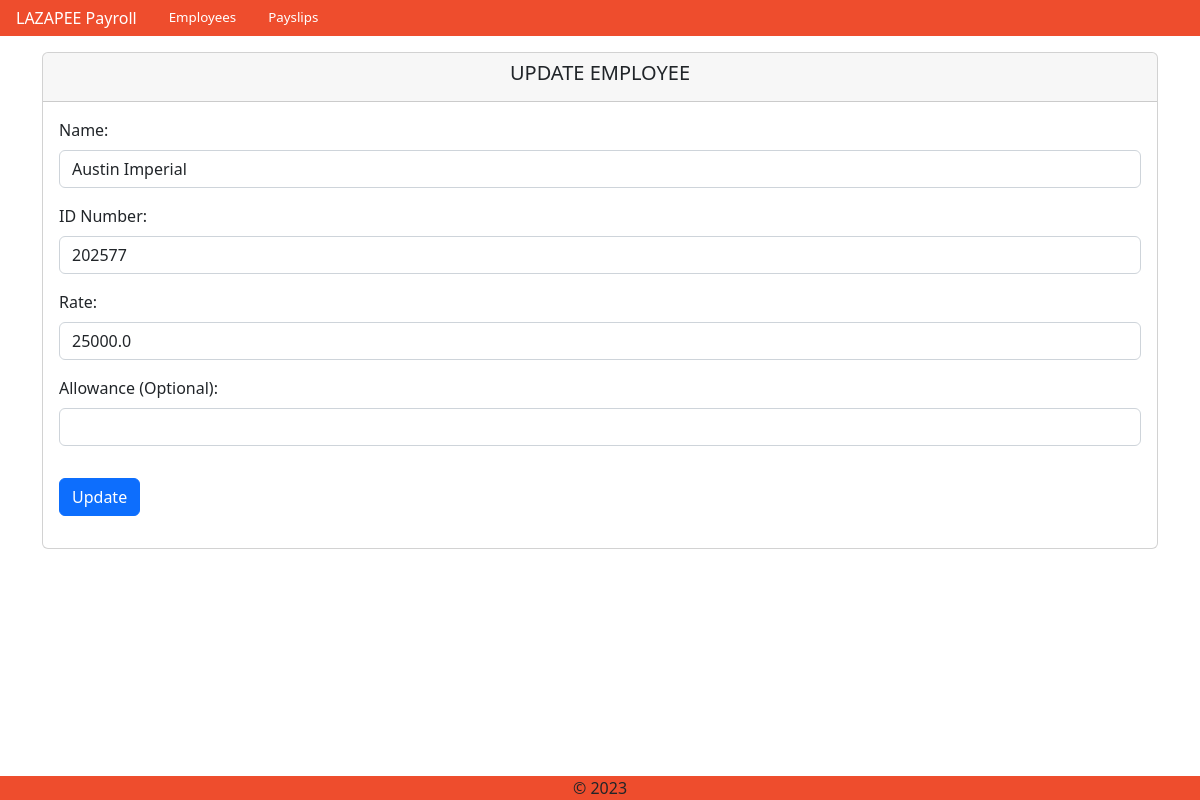
Before: /update_employee/202577/ with the older database file.
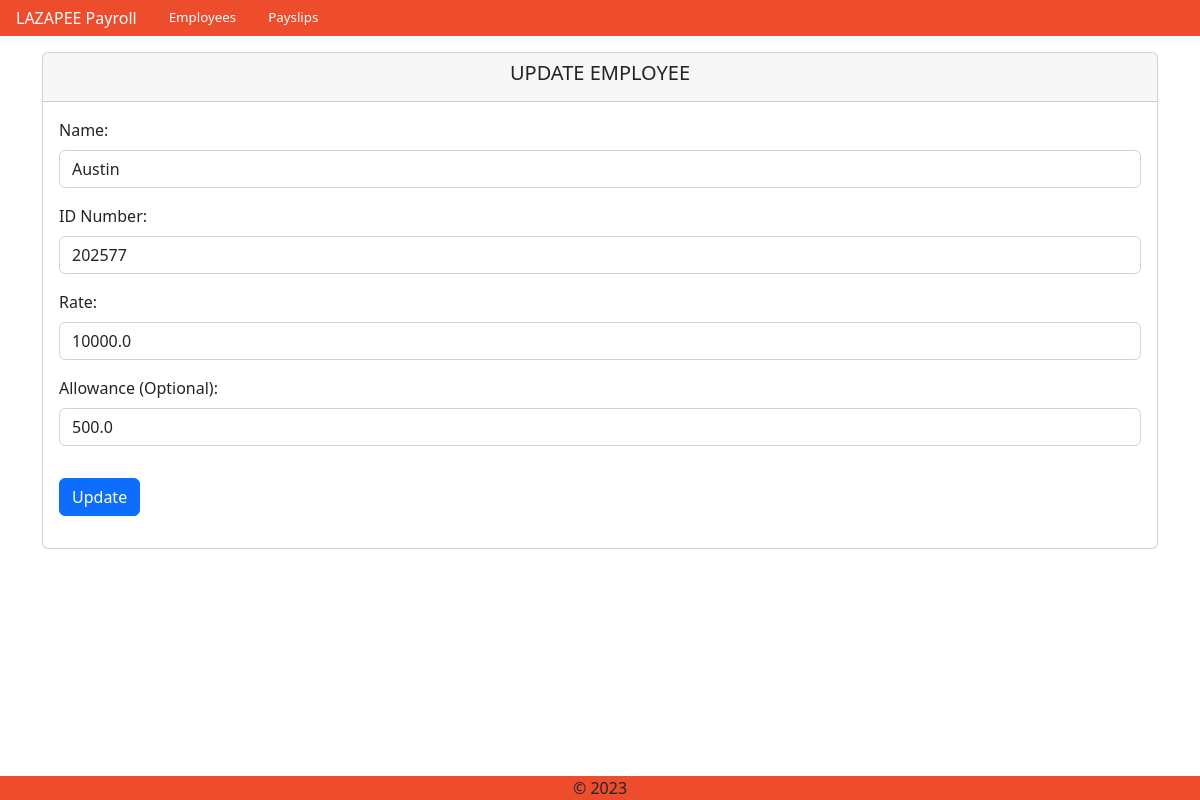
After: the same page with the newer database file.
### payroll_app/models.py (models this page shows, shortened)
class Employee(models.Model):
    name = models.CharField(max_length=300)
    id_number = models.CharField(max_length=300, primary_key=True)
    rate = models.FloatField()
    overtime_pay = models.FloatField(null=True, blank=True)
    allowance = models.FloatField(null=True, blank=True)
    objects = models.Manager()

### payroll_app/views.py (the view)
# urls.py: path('update_employee/<int:pk>/', views.update_employee, name="update_employee"),
def update_employee(request, pk):
    employee = get_object_or_404(Employee, pk=pk)
    if request.method == "POST":
        name = request.POST.get('name')
        id_number = request.POST.get('id_number')
        rate = request.POST.get('rate')
        allowance = request.POST.get('allowance')
        if id_number != employee.getID() and Employee.objects.filter(id_number=id_number).exists():
            messages.error(request, "Employee ID already exists")
            return render(request, 'payroll_app/update_employee.html',
                      {"e": employee})
        if allowance == "":
            allowance = None
        Employee.objects.filter(pk=pk).update(name=name,
                                id_number=id_number,
                                rate=rate,
                                allowance=allowance,)
        messages.success(request, "Employee updated successfully")
        return redirect('employees')
    else:
        return render(request, 'payroll_app/update_employee.html',
                      {"e": employee})

### payroll_app/templates/payroll_app/update_employee.html
{% extends 'payroll_app/base.html' %}
{% load static %}
{% block content %}
<div class="container py-3">
    <div class="card">
        <div class="card-header text-center" style="display: flex; justify-content: center;">
            <h5 class="card-title">UPDATE EMPLOYEE</h5>
        </div>
        <div class="card-body">
            <form method="POST" action="{% url 'update_employee' pk=e.pk %}">{% csrf_token %}
                <div class="mb-3">
                    <label for="name" class="form-label">Name:</label>
                    <input type="text" class="form-control" id="name" name="name" value="{{e.name}}">
                </div>
                <div class="mb-3">
                    <label for="id_number" class="form-label">ID Number:</label>
                    <input type="number" class="form-control" id="id_number" name="id_number" value="{{e.id_number}}">
                </div>
                <div class="mb-3">
                    <label for="rate" class="form-label">Rate:</label>
                    <input type="number" class="form-control" id="rate" name="rate" value="{{e.rate}}">
                </div>
                <div class="mb-3">
                    <label for="allowance" class="form-label">Allowance (Optional):</label>
                    <input type="number" class="form-control" id="allowance" name="allowance" value="{{e.allowance}}">
                </div>
                <button type="submit" class="mt-3 btn btn-primary">Update</button>
            </form>
        </div>
    </div>
</div>
{% endblock %}

Changed rows visible on the page:
changed Employee id 202577: name "Austin Imperial" → "Austin"; rate "25000.0" → "10000.0"; allowance (not shown) → "500.0"
